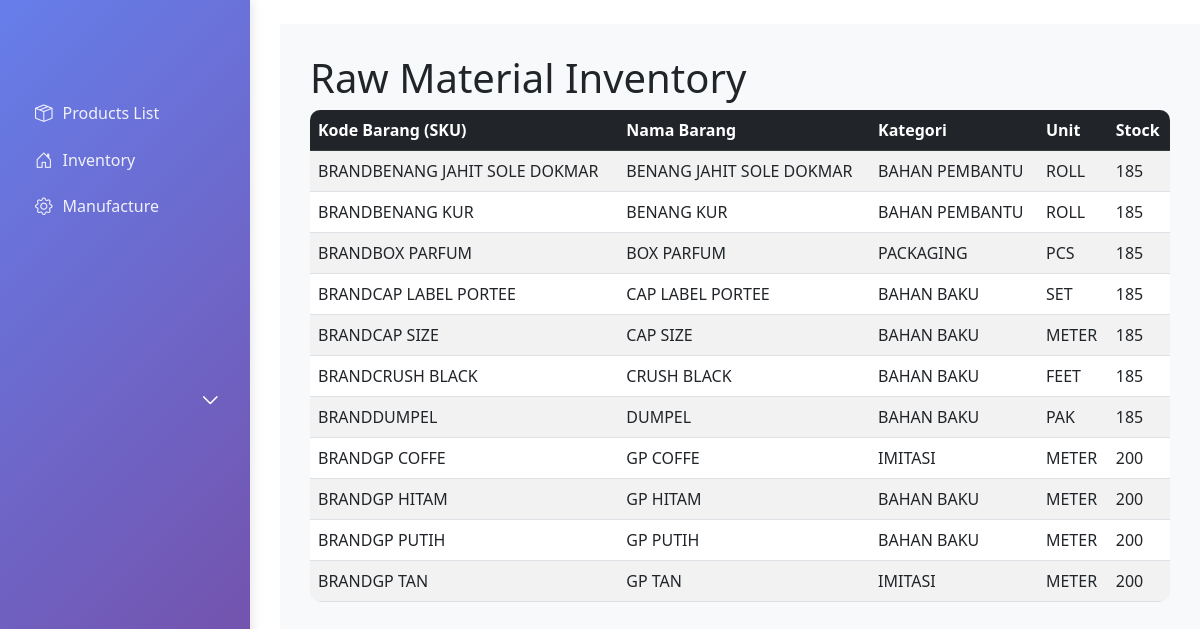
Screenshot of /inventory/inventory/rawmaterials/ with the database file from the repository.
### product/models.py (models this page shows, shortened)
class RawMaterial(models.Model):
    sku = models.CharField(max_length=100, primary_key=True)
    name = models.CharField(max_length=200)
    description = models.TextField(blank=True)
    price = models.DecimalField(max_digits=10, decimal_places=2)
    unit_of_measurement = models.CharField(max_length=50)
    category = models.CharField(max_length=100)
    minimum_stock = models.PositiveIntegerField(default=10)
    maximum_stock = models.PositiveIntegerField(default=1000)

### inventory_product/views.py (the view)
# urls.py: path('inventory/rawmaterials/', views.inventory_rawmaterial_list, name='inventory_rawmaterial_list'),
def inventory_rawmaterial_list(request):
    from django.db.models import Sum
    rawmaterials = RawMaterial.objects.all()
    inventory_data = []
    for rawmaterial in rawmaterials:
        total_in = PenerimaanRawMaterialDetail.objects.filter(id_rawmaterial=rawmaterial).aggregate(total=Sum('quantity'))['total'] or 0
        total_out = KeluarRawMaterialDetail.objects.filter(id_rawmaterial=rawmaterial).aggregate(total=Sum('quantity'))['total'] or 0
        current_stock = total_in - total_out
        inventory_data.append({
            'rawmaterial': rawmaterial,
            'current_stock': current_stock
        })
    return render(request, 'inventory_product/inventory_rawmaterial_list.html', {'inventories': inventory_data})

### inventory_product/templates/inventory_product/inventory_rawmaterial_list.html (shortened to what this page needs)
{% extends 'base.html' %}
{% block content %}
<h1>Raw Material Inventory</h1>
<div class="table-responsive">
    <table class="table table-striped table-hover">
        <thead class="table-dark">
            <tr>
                <th>Kode Barang (SKU)</th>
                <th>Nama Barang</th>
                <th>Kategori</th>
                <th>Unit</th>
                <th>Stock</th>
            </tr>
        </thead>
        <tbody>
            {% for inventory in inventories %}
            <tr>
                <td>{{ inventory.rawmaterial.sku }}</td>
                <td>{{ inventory.rawmaterial.name }}</td>
                <td>{{ inventory.rawmaterial.category }}</td>
                <td>{{ inventory.rawmaterial.unit_of_measurement }}</td>
                <td>{{ inventory.current_stock }}</td>
            </tr>
            {% endfor %}
        </tbody>
    </table>
</div>
{% endblock %}

### erp_project/templates/base.html (style rules this page uses)
.table { border-radius: 10px; overflow: hidden; }

### rows the page displays
RawMaterial: rawmaterial.sku "BRANDBENANG JAHIT SOLE DOKMAR", rawmaterial.name "BENANG JAHIT SOLE DOKMAR", rawmaterial.category "BAHAN PEMBANTU", rawmaterial.unit_of_measurement "ROLL", current_stock "185"
RawMaterial: rawmaterial.sku "BRANDBENANG KUR", rawmaterial.name "BENANG KUR", rawmaterial.category "BAHAN PEMBANTU", rawmaterial.unit_of_measurement "ROLL", current_stock "185"
RawMaterial: rawmaterial.sku "BRANDBOX PARFUM", rawmaterial.name "BOX PARFUM", rawmaterial.category "PACKAGING", rawmaterial.unit_of_measurement "PCS", current_stock "185"
RawMaterial: rawmaterial.sku "BRANDCAP LABEL PORTEE", rawmaterial.name "CAP LABEL PORTEE", rawmaterial.category "BAHAN BAKU", rawmaterial.unit_of_measurement "SET", current_stock "185"
RawMaterial: rawmaterial.sku "BRANDCAP SIZE", rawmaterial.name "CAP SIZE", rawmaterial.category "BAHAN BAKU", rawmaterial.unit_of_measurement "METER", current_stock "185"
RawMaterial: rawmaterial.sku "BRANDCRUSH BLACK", rawmaterial.name "CRUSH BLACK", rawmaterial.category "BAHAN BAKU", rawmaterial.unit_of_measurement "FEET", current_stock "185"
RawMaterial: rawmaterial.sku "BRANDDUMPEL", rawmaterial.name "DUMPEL", rawmaterial.category "BAHAN BAKU", rawmaterial.unit_of_measurement "PAK", current_stock "185"
RawMaterial: rawmaterial.sku "BRANDGP COFFE", rawmaterial.name "GP COFFE", rawmaterial.category "IMITASI", rawmaterial.unit_of_measurement "METER", current_stock "200"
RawMaterial: rawmaterial.sku "BRANDGP HITAM", rawmaterial.name "GP HITAM", rawmaterial.category "BAHAN BAKU", rawmaterial.unit_of_measurement "METER", current_stock "200"
RawMaterial: rawmaterial.sku "BRANDGP PUTIH", rawmaterial.name "GP PUTIH", rawmaterial.category "BAHAN BAKU", rawmaterial.unit_of_measurement "METER", current_stock "200"
RawMaterial: rawmaterial.sku "BRANDGP TAN", rawmaterial.name "GP TAN", rawmaterial.category "IMITASI", rawmaterial.unit_of_measurement "METER", current_stock "200"
